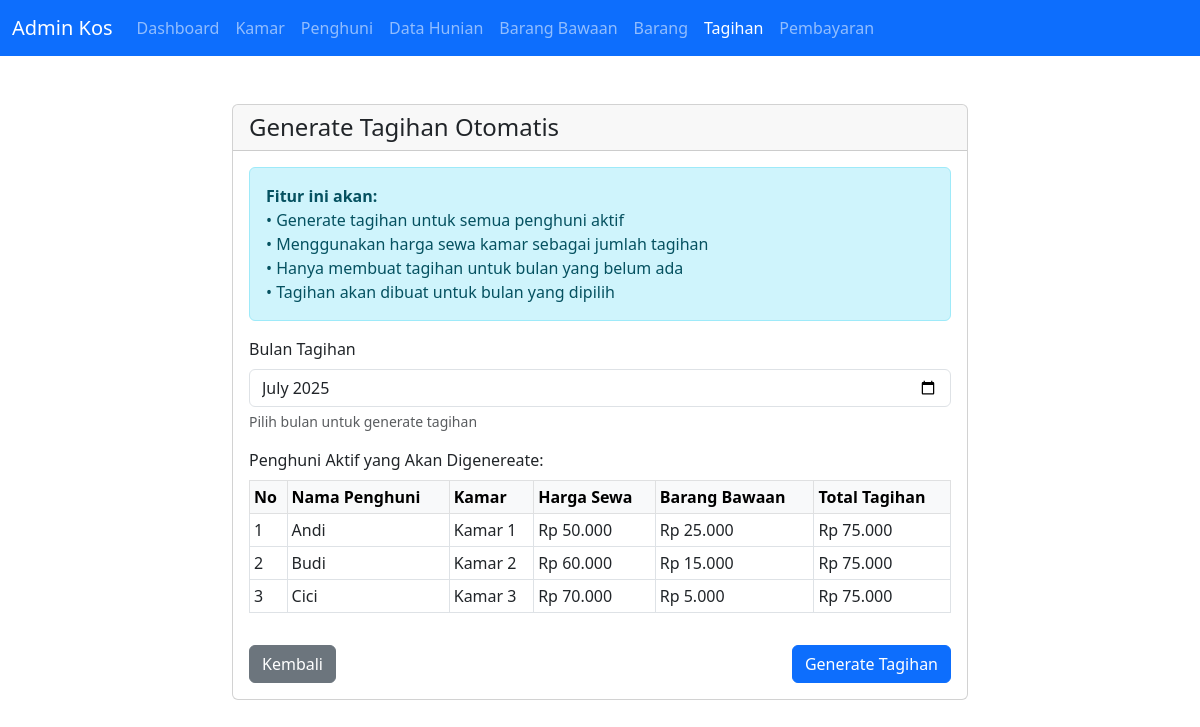
/admin/generate_tagihan.php, run on the app's committed database.
### tables this page shows
CREATE TABLE tb_penghuni (
    id INT AUTO_INCREMENT PRIMARY KEY,
    nama VARCHAR(100),
    no_ktp VARCHAR(30),
    no_hp VARCHAR(20),
    tgl_masuk DATE,
    tgl_keluar DATE
);

### admin/generate_tagihan.php (the view, shortened to what this page needs)
<?php
include '../inc/db.php';
?>
<!DOCTYPE html>
<html>
<head>
    <link href="https://cdn.jsdelivr.net/npm/bootstrap@5.3.0/dist/css/bootstrap.min.css" rel="stylesheet">
</head>
<body>
    <nav class="navbar navbar-expand-lg navbar-dark bg-primary">
        <div class="container-fluid">
            <a class="navbar-brand" href="dashboard.php">Admin Kos</a>
            <div class="collapse navbar-collapse" id="navbarNav">
                <ul class="navbar-nav">
                    <li class="nav-item"><a class="nav-link" href="dashboard.php">Dashboard</a></li>
                    <li class="nav-item"><a class="nav-link" href="kamar.php">Kamar</a></li>
                    <li class="nav-item"><a class="nav-link" href="penghuni.php">Penghuni</a></li>
                    <li class="nav-item"><a class="nav-link" href="kmr_penghuni.php">Data Hunian</a></li>
                    <li class="nav-item"><a class="nav-link" href="brng_bawaan.php">Barang Bawaan</a></li>
                    <li class="nav-item"><a class="nav-link" href="barang.php">Barang</a></li>
                    <li class="nav-item"><a class="nav-link active" href="tagihan.php">Tagihan</a></li>
                    <li class="nav-item"><a class="nav-link" href="bayar.php">Pembayaran</a></li>
                </ul>
            </div>
        </div>
    </nav>
    <div class="container py-5">
        <div class="row justify-content-center">
            <div class="col-md-8">
                <div class="card">
                    <div class="card-header">
                        <h4 class="mb-0">Generate Tagihan Otomatis</h4>
                    </div>
                    <div class="card-body">
                        <div class="alert alert-info">
                            <strong>Fitur ini akan:</strong><br>
                            • Generate tagihan untuk semua penghuni aktif<br>
                            • Menggunakan harga sewa kamar sebagai jumlah tagihan<br>
                            • Hanya membuat tagihan untuk bulan yang belum ada<br>
                            • Tagihan akan dibuat untuk bulan yang dipilih
                        </div>
                        <form method="POST">
                            <div class="mb-3">
                                <label for="bulan" class="form-label">Bulan Tagihan</label>
                                <input type="month" class="form-control" id="bulan" name="bulan" required
                                       value="<?php echo date('Y-m'); ?>">
                                <div class="form-text">Pilih bulan untuk generate tagihan</div>
                            </div>
                            <div class="mb-3">
                                <label class="form-label">Penghuni Aktif yang Akan Digenereate:</label>
                                <div class="table-responsive">
                                    <table class="table table-sm table-bordered">
                                        <thead class="table-light">
                                                                                            <tr>
                                                    <th>No</th>
                                                    <th>Nama Penghuni</th>
                                                    <th>Kamar</th>
                                                    <th>Harga Sewa</th>
                                                    <th>Barang Bawaan</th>
                                                    <th>Total Tagihan</th>
                                                </tr>
                                        </thead>
                                        <tbody>
                                            <?php
                                                                                         $sql = "SELECT p.nama, p.id as id_penghuni, km.nomor, km.harga,
                                                           COALESCE(SUM(b.harga), 0) as total_barang
                                                    FROM tb_kmr_penghuni kp
                                                    JOIN tb_penghuni p ON kp.id_penghuni = p.id
                                                    JOIN tb_kamar km ON kp.id_kamar = km.id
                                                    LEFT JOIN tb_brng_bawaan bb ON p.id = bb.id_penghuni
                                                    LEFT JOIN tb_barang b ON bb.id_barang = b.id
                                                    WHERE kp.tgl_keluar IS NULL
                                                    GROUP BY p.id, p.nama, km.nomor, km.harga
                                                    ORDER BY p.nama ASC";
                                            $result = mysqli_query($conn, $sql);
                                            if (mysqli_num_rows($result) > 0) {
                                                $no = 1;
                                                                                                    while ($row = mysqli_fetch_assoc($result)) {
                                                        $total_tagihan = $row['harga'] + $row['total_barang'];
                                                        echo '<tr>';
                                                        echo '<td>' . $no++ . '</td>';
                                                        echo '<td>' . htmlspecialchars($row['nama']) . '</td>';
                                                        echo '<td>Kamar ' . htmlspecialchars($row['nomor']) . '</td>';
                                                        echo '<td>Rp ' . number_format($row['harga'], 0, ',', '.') . '</td>';
                                                        echo '<td>Rp ' . number_format($row['total_barang'], 0, ',', '.') . '</td>';
                                                        echo '<td>Rp ' . number_format($total_tagihan, 0, ',', '.') . '</td>';
                                                        echo '</tr>';
                                                    }
                                            } else {
                                                echo '<tr><td colspan="6" class="text-center">Tidak ada penghuni aktif.</td></tr>';
                                            }
                                            ?>
                                        </tbody>
                                    </table>
                                </div>
                            </div>
                            <div class="d-flex justify-content-between">
                                <a href="tagihan.php" class="btn btn-secondary">Kembali</a>
                                <button type="submit" name="generate_tagihan" class="btn btn-primary"
                                        onclick="return confirm('Yakin ingin generate tagihan untuk semua penghuni aktif?')">
                                    Generate Tagihan
                                </button>
                            </div>
                        </form>
                    </div>
                </div>
            </div>
        </div>
    </div>
</body>
</html>

### data on the page
tb_penghuni: nama "Andi", nomor "1", harga "50.000", total_barang "25.000", total_tagihan "75.000"
tb_penghuni: nama "Budi", nomor "2", harga "60.000", total_barang "15.000", total_tagihan "75.000"
tb_penghuni: nama "Cici", nomor "3", harga "70.000", total_barang "5.000", total_tagihan "75.000"
